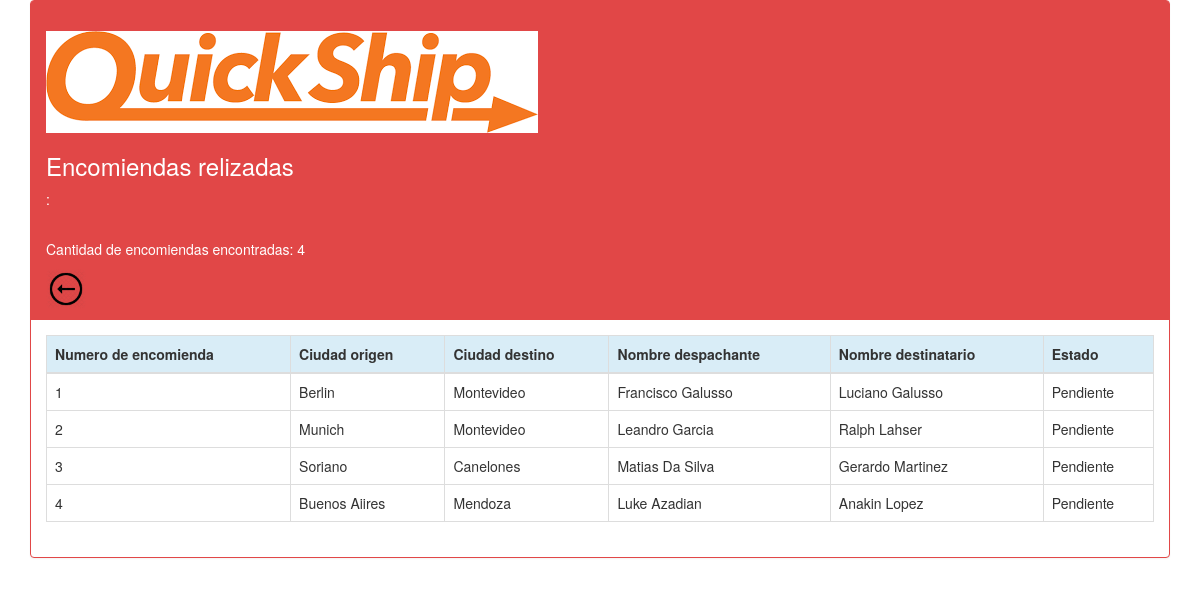
Page /php/encomiendacliente2.php on the committed database.
### tables this page shows
CREATE TABLE IF NOT EXISTS `encomiendas` (
  `nro_encomienda` int(2) NOT NULL AUTO_INCREMENT,
  `fecha` datetime NOT NULL,
  `ciudad_origen` varchar(40) NOT NULL,
  `ciudad_destino` varchar(40) NOT NULL,
  `nombre_desp` varchar(40) NOT NULL,
  `nombre_dest` varchar(40) NOT NULL,
  `estado` varchar(15) NOT NULL,
  `tipo` varchar(15) NOT NULL,
  `observaciones` varchar(300) NOT NULL,
  PRIMARY KEY (`nro_encomienda`)
);

### php/encomiendacliente2.php (the view, shortened to what this page needs)
<!DOCTYPE html>
<html>
<head>
	<link rel="stylesheet" type="text/css" href="../css/bootstrap.css">
    <link rel="stylesheet" type="text/css" href="../css/bootstrap.min.css">
    <link rel="stylesheet" type="text/css" href="../css/bootstrap-theme.css">
    <link rel="stylesheet" type="text/css" href="../css/bootstrap-theme.min.css">
</head>
<?php
	$nro_encomienda = $_GET['nro_encomienda'];
	include("conexion.php");
	$sql = "SELECT * FROM encomiendas WHERE nro_encomienda LIKE '%$nro_encomienda%'";
	$resultado = $conexion->query($sql);
	$numfilas = mysqli_num_rows($resultado);
?>
<body>
	<div class="container">
		<div class="panel panel-primary">
			<div class="panel-heading">
				<h2><a href="logout.php"><img src="../images/demo/qs1.png" alt=""></a></h2>
				<h3>Encomiendas relizadas</h3>
				<p><?php
						echo $_SESSION['usuario']." : ".$_SESSION['perfil']
					?>
				</p>
				<p> <?php echo "<br>Cantidad de encomiendas encontradas: ".$numfilas."<br>"; ?></p>
				<a href="encomiendacliente1.php"><img src="../images/demo/atras.png" width="40" height="40"></a></h2>
			</div>
			<div class="panel-body">
				<table class="table table-bordered">
						<thead>
							<tr class="info">
								<th>Numero de encomienda</th>
								<th>Ciudad origen</th>
								<th>Ciudad destino</th>
								<th>Nombre despachante</th>
								<th>Nombre destinatario</th>
								<th>Estado</th>
							</tr>
						</thead>
						<tbody>
						<?php
						if($numfilas>0){
							while ($info = $resultado -> fetch_assoc()){
						?>
							<tr>
								<td><?php echo $info['nro_encomienda']?></td>
								<td><?php echo $info['ciudad_origen']?></td>
								<td><?php echo $info['ciudad_destino']?></td>
								<td><?php echo $info['nombre_dest']?></td>
								<td><?php echo $info['nombre_desp']?></td>
								<td><?php echo $info['estado']?></td>
							</tr>
						<?php
						}
						}else{
							echo "<script>alert(\"No se han encontrado datos, debe ingresar algun dato valido.\");</script>";
						}
						?>
						</tbody>
				</table>
			</div>
		</div>
	</div>
</body>
</html>

### rows in the picture
encomiendas: nro_encomienda "1", ciudad_origen "Berlin", ciudad_destino "Montevideo", nombre_dest "Francisco Galusso", nombre_desp "Luciano Galusso", estado "Pendiente"
encomiendas: nro_encomienda "2", ciudad_origen "Munich", ciudad_destino "Montevideo", nombre_dest "Leandro Garcia", nombre_desp "Ralph Lahser", estado "Pendiente"
encomiendas: nro_encomienda "3", ciudad_origen "Soriano", ciudad_destino "Canelones", nombre_dest "Matias Da Silva", nombre_desp "Gerardo Martinez", estado "Pendiente"
encomiendas: nro_encomienda "4", ciudad_origen "Buenos Aiires", ciudad_destino "Mendoza", nombre_dest "Luke Azadian", nombre_desp "Anakin Lopez", estado "Pendiente"

### other values in the picture
$numfilas "4"
